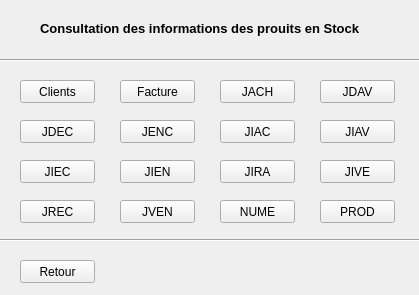
<?xml version="1.0" encoding="UTF-8"?>
<ui version="4.0">
 <class>Form</class>
 <widget class="QWidget" name="Form">
  <property name="geometry">
   <rect>
    <x>0</x>
    <y>0</y>
    <width>419</width>
    <height>295</height>
   </rect>
  </property>
  <property name="windowTitle">
   <string>Form</string>
  </property>
  <widget class="QPushButton" name="pushButton">
   <property name="geometry">
    <rect>
     <x>20</x>
     <y>80</y>
     <width>75</width>
     <height>23</height>
    </rect>
   </property>
   <property name="text">
    <string>Clients</string>
   </property>
  </widget>
  <widget class="QPushButton" name="pushButton_2">
   <property name="geometry">
    <rect>
     <x>120</x>
     <y>80</y>
     <width>75</width>
     <height>23</height>
    </rect>
   </property>
   <property name="text">
    <string>Facture</string>
   </property>
  </widget>
  <widget class="QPushButton" name="pushButton_3">
   <property name="geometry">
    <rect>
     <x>220</x>
     <y>80</y>
     <width>75</width>
     <height>23</height>
    </rect>
   </property>
   <property name="text">
    <string>JACH</string>
   </property>
  </widget>
  <widget class="QPushButton" name="pushButton_4">
   <property name="geometry">
    <rect>
     <x>320</x>
     <y>80</y>
     <width>75</width>
     <height>23</height>
    </rect>
   </property>
   <property name="text">
    <string>JDAV</string>
   </property>
  </widget>
  <widget class="QPushButton" name="pushButton_5">
   <property name="geometry">
    <rect>
     <x>20</x>
     <y>120</y>
     <width>75</width>
     <height>23</height>
    </rect>
   </property>
   <property name="text">
    <string>JDEC</string>
   </property>
  </widget>
  <widget class="QPushButton" name="pushButton_6">
   <property name="geometry">
    <rect>
     <x>120</x>
     <y>120</y>
     <width>75</width>
     <height>23</height>
    </rect>
   </property>
   <property name="text">
    <string>JENC</string>
   </property>
  </widget>
  <widget class="QPushButton" name="pushButton_7">
   <property name="geometry">
    <rect>
     <x>220</x>
     <y>120</y>
     <width>75</width>
     <height>23</height>
    </rect>
   </property>
   <property name="text">
    <string>JIAC</string>
   </property>
  </widget>
  <widget class="QPushButton" name="pushButton_8">
   <property name="geometry">
    <rect>
     <x>320</x>
     <y>120</y>
     <width>75</width>
     <height>23</height>
    </rect>
   </property>
   <property name="text">
    <string>JIAV</string>
   </property>
  </widget>
  <widget class="QPushButton" name="pushButton_9">
   <property name="geometry">
    <rect>
     <x>20</x>
     <y>160</y>
     <width>75</width>
     <height>23</height>
    </rect>
   </property>
   <property name="text">
    <string>JIEC</string>
   </property>
  </widget>
  <widget class="QPushButton" name="pushButton_10">
   <property name="geometry">
    <rect>
     <x>120</x>
     <y>160</y>
     <width>75</width>
     <height>23</height>
    </rect>
   </property>
   <property name="text">
    <string>JIEN</string>
   </property>
  </widget>
  <widget class="QPushButton" name="pushButton_11">
   <property name="geometry">
    <rect>
     <x>220</x>
     <y>160</y>
     <width>75</width>
     <height>23</height>
    </rect>
   </property>
   <property name="text">
    <string>JIRA</string>
   </property>
  </widget>
  <widget class="QPushButton" name="pushButton_12">
   <property name="geometry">
    <rect>
     <x>320</x>
     <y>160</y>
     <width>75</width>
     <height>23</height>
    </rect>
   </property>
   <property name="text">
    <string>JIVE</string>
   </property>
  </widget>
  <widget class="QPushButton" name="pushButton_13">
   <property name="geometry">
    <rect>
     <x>20</x>
     <y>200</y>
     <width>75</width>
     <height>23</height>
    </rect>
   </property>
   <property name="text">
    <string>JREC</string>
   </property>
  </widget>
  <widget class="QPushButton" name="pushButton_14">
   <property name="geometry">
    <rect>
     <x>120</x>
     <y>200</y>
     <width>75</width>
     <height>23</height>
    </rect>
   </property>
   <property name="text">
    <string>JVEN</string>
   </property>
  </widget>
  <widget class="QPushButton" name="pushButton_15">
   <property name="geometry">
    <rect>
     <x>220</x>
     <y>200</y>
     <width>75</width>
     <height>23</height>
    </rect>
   </property>
   <property name="text">
    <string>NUME</string>
   </property>
  </widget>
  <widget class="QPushButton" name="pushButton_16">
   <property name="geometry">
    <rect>
     <x>320</x>
     <y>200</y>
     <width>75</width>
     <height>23</height>
    </rect>
   </property>
   <property name="text">
    <string>PROD</string>
   </property>
  </widget>
  <widget class="QPushButton" name="pushButton_17">
   <property name="geometry">
    <rect>
     <x>20</x>
     <y>260</y>
     <width>75</width>
     <height>23</height>
    </rect>
   </property>
   <property name="text">
    <string>Retour</string>
   </property>
  </widget>
  <widget class="Line" name="line">
   <property name="geometry">
    <rect>
     <x>0</x>
     <y>230</y>
     <width>421</width>
     <height>20</height>
    </rect>
   </property>
   <property name="orientation">
    <enum>Qt::Horizontal</enum>
   </property>
  </widget>
  <widget class="Line" name="line_2">
   <property name="geometry">
    <rect>
     <x>0</x>
     <y>50</y>
     <width>421</width>
     <height>20</height>
    </rect>
   </property>
   <property name="orientation">
    <enum>Qt::Horizontal</enum>
   </property>
  </widget>
  <widget class="QLabel" name="label">
   <property name="geometry">
    <rect>
     <x>40</x>
     <y>20</y>
     <width>341</width>
     <height>16</height>
    </rect>
   </property>
   <property name="font">
    <font>
     <pointsize>10</pointsize>
     <weight>75</weight>
     <bold>true</bold>
    </font>
   </property>
   <property name="text">
    <string>Consultation des informations des prouits en Stock</string>
   </property>
  </widget>
 </widget>
 <resources/>
 <connections/>
</ui>
